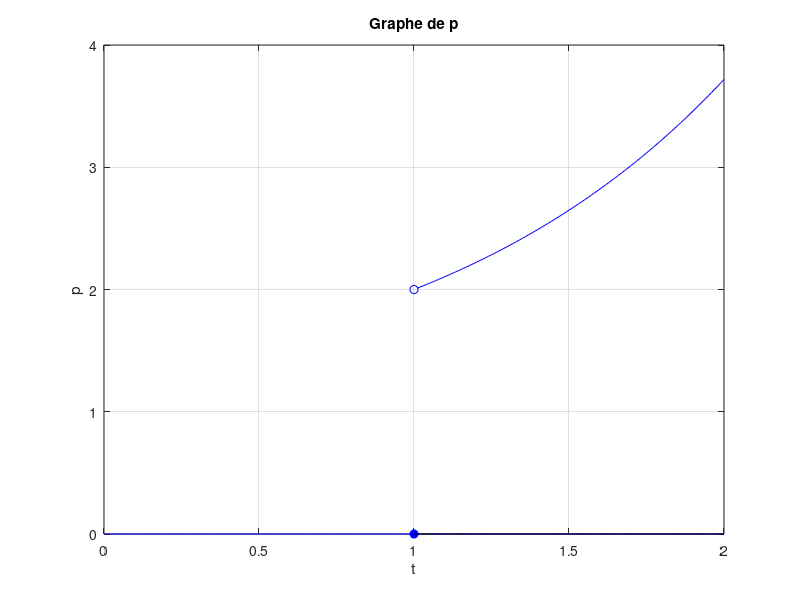

Write the MATLAB code that produced this figure.
close all;

x=linspace(0:0.99,2);
y=0*x;
plot(x,y,'b')
hold on
grid on

plot([1],[0],'ob','MarkerFaceColor', 'b')

x=1.01:0.01:2;
y=1+exp(x-1);
plot(x,y,'b')

plot([1],[2],'ob')

% x axis
x = 1:1:2;
y = 0*x;
plot(x,y,'k')

xlabel('t')
ylabel('p')
title('Graphe de p')
% axis([0 2 -0.3 4])

